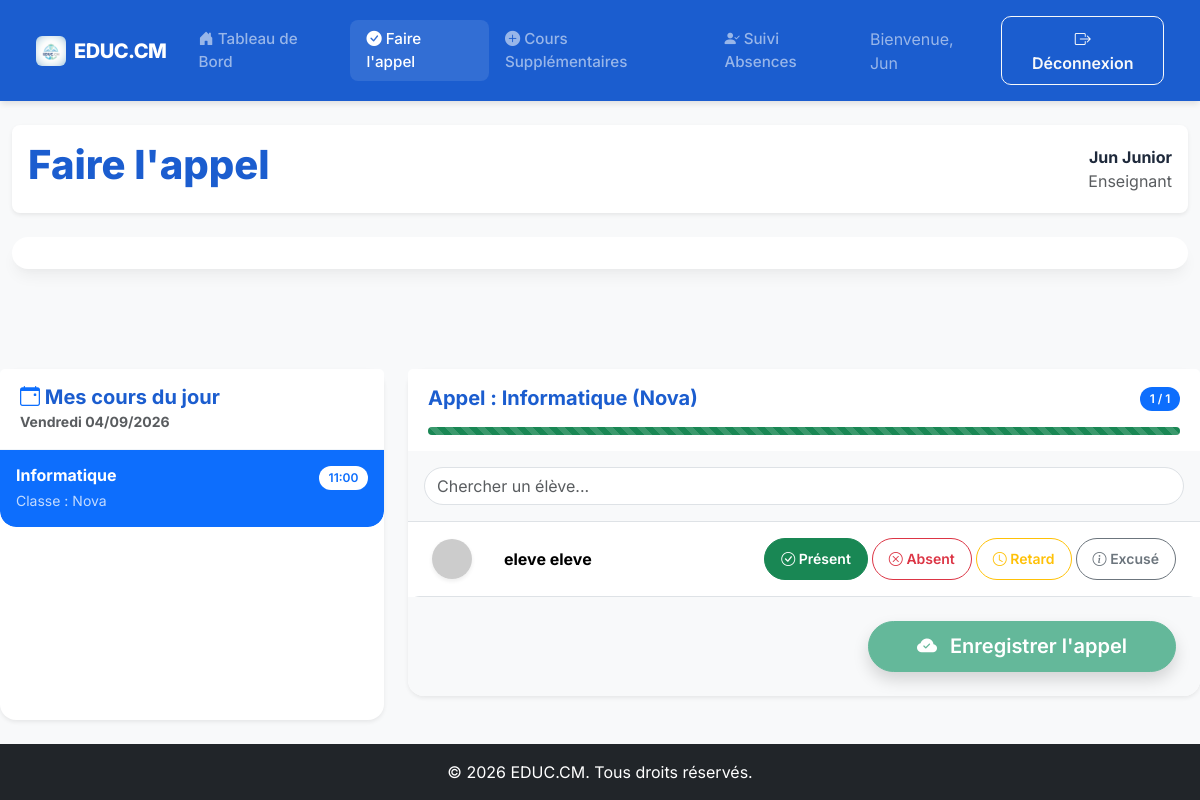
Page /pages/faire_appel.php?edt_id=10 (signed in) on the committed database.
### tables this page shows
CREATE TABLE `emploi_du_temps` (
  `id` int(11) NOT NULL,
  `classe_id` int(11) NOT NULL,
  `matiere_id` int(11) NOT NULL,
  `enseignant_id` int(11) NOT NULL,
  `jour_semaine` enum('Lundi','Mardi','Mercredi','Jeudi','Vendredi','Samedi','Dimanche') NOT NULL,
  `heure_debut` time NOT NULL,
  `heure_fin` time NOT NULL
);

CREATE TABLE `matieres` (
  `id` int(11) NOT NULL,
  `nom` varchar(100) NOT NULL
);

CREATE TABLE `classes` (
  `id` int(11) NOT NULL,
  `nom` varchar(100) NOT NULL,
  `niveau` varchar(50) DEFAULT NULL
);

CREATE TABLE `utilisateurs` (
  `id` int(11) NOT NULL,
  `nom` varchar(100) NOT NULL,
  `prenom` varchar(100) NOT NULL,
  `email` varchar(255) NOT NULL,
  `mot_de_passe` varchar(255) NOT NULL,
  `role` enum('administrateur','enseignant','eleve','parent') NOT NULL,
  `photo` varchar(255) DEFAULT 'default_avatar.png',
  `telephone` varchar(20) DEFAULT NULL,
  `qr_token` varchar(100) DEFAULT NULL,
  `date_creation` timestamp NOT NULL DEFAULT current_timestamp()
);

### includes/db.php (called while the page is built, shortened)
<?php
function getEnvVar($key, $default = null)
{
    $val = getenv($key);
    return $default;
}
?>

### pages/faire_appel.php (the view, shortened to what this page needs)
<?php
include '../includes/header.php';
require_once '../includes/db.php';
$enseignant_id = $_SESSION['user_id'];
$selected_edt_id = isset($_GET['edt_id']) ? (int)$_GET['edt_id'] : 0;
$today_fr = ['Monday' => 'Lundi', 'Tuesday' => 'Mardi', 'Wednesday' => 'Mercredi', 'Thursday' => 'Jeudi', 'Friday' => 'Vendredi', 'Saturday' => 'Samedi', 'Sunday' => 'Dimanche'][date('l')];
$stmt = $conn->prepare("SELECT edt.id, edt.heure_debut, c.nom as classe_nom, m.nom as matiere_nom FROM emploi_du_temps edt JOIN classes c ON edt.classe_id = c.id JOIN matieres m ON edt.matiere_id = m.id WHERE edt.enseignant_id = ? AND edt.jour_semaine = ? ORDER BY edt.heure_debut");
$stmt->bind_param("is", $enseignant_id, $today_fr);
$stmt->execute();
$today_courses = $stmt->get_result();
?>
<div class="row g-4">
    <div class="col-lg-4">
        <div class="card border-0 shadow-sm rounded-4 h-100">
            <div class="card-header bg-white py-3">
                <h5 class="mb-0 fw-bold"><i class="bi bi-calendar-event text-primary"></i> Mes cours du jour</h5>
                <small class="text-muted"><?php echo $today_fr . ' ' . date('d/m/Y'); ?></small>
            </div>
            <div class="card-body p-0">
                <div class="list-group list-group-flush rounded-bottom-4 overflow-hidden">
                    <?php if ($today_courses->num_rows > 0): ?>
                        <?php while($c = $today_courses->fetch_assoc()): ?>
                            <a href="pages/faire_appel.php?edt_id=<?php echo $c['id']; ?>"
                               class="list-group-item list-group-item-action p-3 <?php echo ($selected_edt_id == $c['id']) ? 'active bg-primary' : ''; ?>">
                                <div class="d-flex w-100 justify-content-between align-items-center">
                                    <h6 class="mb-1 fw-bold"><?php echo htmlspecialchars($c['matiere_nom']); ?></h6>
                                    <span class="badge <?php echo ($selected_edt_id == $c['id']) ? 'bg-white text-primary' : 'bg-light text-dark border'; ?> rounded-pill">
                                        <?php echo date('H:i', strtotime($c['heure_debut'])); ?>
                                    </span>
                                </div>
                                <p class="mb-0 small opacity-75">Classe : <?php echo htmlspecialchars($c['classe_nom']); ?></p>
                            </a>
                        <?php endwhile; ?>
                    <?php endif; ?>
                </div>
            </div>
        </div>
    </div>
    <div class="col-lg-8">
        <?php if ($selected_edt_id > 0):
            $stmt_c = $conn->prepare("SELECT edt.id, c.id as classe_id, c.nom as classe_nom, m.nom as matiere_nom FROM emploi_du_temps edt JOIN classes c ON edt.classe_id = c.id JOIN matieres m ON edt.matiere_id = m.id WHERE edt.id = ?");
            $stmt_c->bind_param("i", $selected_edt_id);
            $stmt_c->execute();
            $course = $stmt_c->get_result()->fetch_assoc();
            $stmt_s = $conn->prepare("SELECT u.id, u.nom, u.prenom, u.photo FROM utilisateurs u JOIN inscriptions i ON u.id = i.eleve_id WHERE i.classe_id = ? ORDER BY u.nom, u.prenom");
            $stmt_s->bind_param("i", $course['classe_id']);
            $stmt_s->execute();
            $students = $stmt_s->get_result();
        ?>
            <div class="card border-0 shadow-sm rounded-4 mb-4">
                <div class="card-header bg-white py-3 border-0">
                    <div class="d-flex justify-content-between align-items-center">
                        <h5 class="mb-0 fw-bold">Appel : <?php echo htmlspecialchars($course['matiere_nom']); ?> (<?php echo htmlspecialchars($course['classe_nom']); ?>)</h5>
                        <div class="text-end">
                            <span id="callCount" class="badge bg-primary rounded-pill">0 / <?php echo $students->num_rows; ?></span>
                        </div>
                    </div>
                    <div class="progress mt-3" style="height: 8px;">
                        <div id="callProgress" class="progress-bar bg-success progress-bar-striped progress-bar-animated" style="width: 0%"></div>
                    </div>
                </div>
                <div class="card-body p-0">
                    <div class="p-3 border-bottom bg-light">
                        <input type="text" id="studentSearch" class="form-control rounded-pill" placeholder="Chercher un élève...">
                    </div>
                    <form action="<?php echo BASE_URL; ?>pages/faire_appel.php" method="POST" id="attendanceForm">
                        <div class="table-responsive">
                            <table class="table table-hover align-middle mb-0" id="studentTable">
                                <tbody>
                                    <?php while($s = $students->fetch_assoc()):
                                        $photo_name = $s['photo'];
                                        $photo_path = "../uploads/photos/" . $photo_name;
                                        if (!empty($photo_name) && $photo_name !== 'default_avatar.png' && file_exists($photo_path)) {
                                            $avatar = "/G/uploads/photos/" . $photo_name;
                                        } else {
                                            $avatar = "https://ui-avatars.com/api/?name=" . urlencode($s['prenom'] . ' ' . $s['nom']) . "&background=random&color=fff";
                                        }
                                    ?>
                                        <tr>
                                            <td class="ps-4" style="width: 50px;">
                                                <img src="<?php echo $avatar; ?>" class="rounded-circle shadow-sm" style="width: 40px; height: 40px; object-fit: cover;">
                                            </td>
                                            <td>
                                                <div class="fw-bold mb-0"><?php echo htmlspecialchars($s['nom'].' '.$s['prenom']); ?></div>
                                            </td>
                                            <td class="pe-4">
                                                <div class="attendance-control d-flex justify-content-end gap-1">
                                                    <?php
                                                    $options = ['Présent' => 'check-circle', 'Absent' => 'x-circle', 'Retard' => 'clock', 'Excusé' => 'info-circle'];
                                                    $colors = ['Présent' => 'btn-outline-success', 'Absent' => 'btn-outline-danger', 'Retard' => 'btn-outline-warning', 'Excusé' => 'btn-outline-secondary'];
                                                    foreach($options as $val => $icon):
                                                    ?>
                                                        <label class="btn btn-sm <?php echo $colors[$val]; ?> rounded-pill px-3" for="s_<?php echo $s['id'].'_'.$val; ?>">
                                                            <i class="bi bi-<?php echo $icon; ?>"></i> <span class="d-none d-md-inline"><?php echo $val; ?></span>
                                                        </label>
                                                    <?php endforeach; ?>
                                                </div>
                                            </td>
                                        </tr>
                                    <?php endwhile; ?>
                                </tbody>
                            </table>
                        </div>
                        <div class="p-4 text-end bg-light rounded-bottom-4">
                            <button type="submit" name="submit_attendance" class="btn btn-success btn-lg px-5 rounded-pill shadow">
                                <i class="bi bi-cloud-check-fill me-2"></i> Enregistrer l'appel
                            </button>
                        </div>
                    </form>
                </div>
            </div>
        <?php endif; ?>
    </div>
</div>
<?php include '../includes/footer.php'; ?>

### css/main.css (style rules this page uses)
:root { --educ-navy: #1b5dcf; --educ-turquoise: #39A9C3; --educ-cyan: #6EC6D0; --educ-green: #64B89A; --educ-bg: #0080ff; --card-shadow: 0 10px 15px -3px rgba(0, 0, 0, 0.05), 0 4px 6px -2px rgba(0, 0, 0, 0.02); }
body { font-family: 'Inter', sans-serif; background-color: var(--educ-bg); color: #1e293b; display: flex; flex-direction: column; min-height: 100vh; }
.card { border: none; border-radius: 16px; box-shadow: var(--card-shadow); transition: transform 0.2s; }
.card-header { background-color: transparent; border-bottom: 1px solid #f1f5f9; padding: 1.25rem; font-weight: 700; color: var(--educ-navy); }
.btn { border-radius: 10px; padding: 0.6rem 1.25rem; font-weight: 600; transition: all 0.3s; }
.btn-success { background-color: var(--educ-green); border-color: var(--educ-green); }
.table { border-radius: 12px; overflow: hidden; }
.table tbody td { padding: 1rem; vertical-align: middle; }
.badge { padding: 0.5em 0.8em; border-radius: 6px; font-weight: 600; }

### pages/faire_appel.php (style rules this page uses)
.btn-check:checked + .btn-outline-success { background-color: #198754; color: white; }
.list-group-item.active { border-color: transparent; }

### rows in the picture
emploi_du_temps: matiere.nom "Informatique", heure_debut "11:00", classe.nom "Nova"
utilisateurs: nom+prenom "eleve eleve", val "Présent", val "Absent", val "Retard", val "Excusé"

### other values in the picture
$user_prenom "Jun"
$page_title "Faire l'appel"
$user_prenom . ' ' . $user_nom "Jun Junior"
$user_role "Enseignant"
$today_fr "Vendredi"
